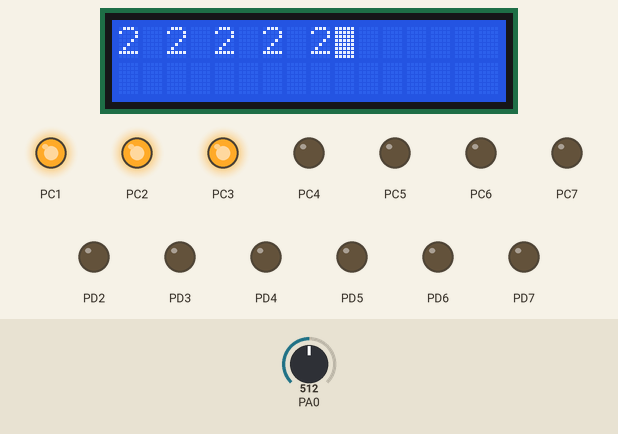
Simulated run of this program. Board: ATmega32, built with avr-gcc and emulated at 16 MHz. On the bench: 16×2 character LCD, output pins drawn as LEDs (lit = HIGH). Wiring (inferred from the signals the program sends): character LCD (HD44780): RS PC0; E PD1; data PB0, PB1, PB2, PB3, PB4, PB5, PB6, PB7. The inputs (shaded band) are chosen by the test bench; at power-on: PA0 = 512. Pins used as bus, display or sensor lines are not drawn.

Above: at 1.2 s.
1.3 s: PA0 set to 400
At 2.8 s:
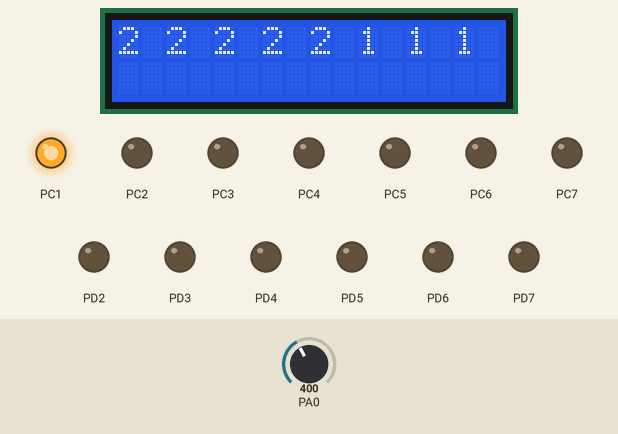
3.1 s: PA0 set to 423
At 3.6 s:
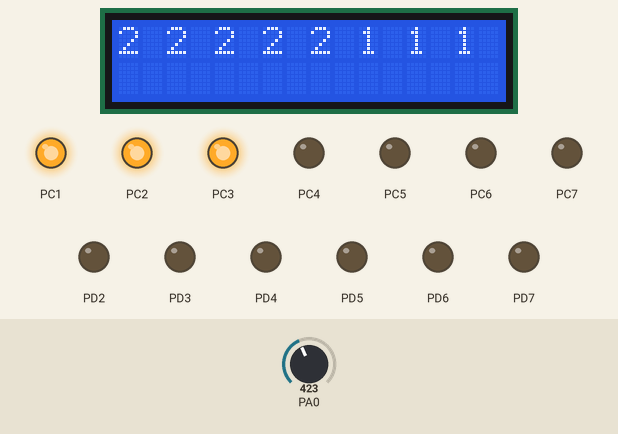
4.6 s: PA0 set to 601
6.1 s: PA0 set to 632
At 7.1 s:
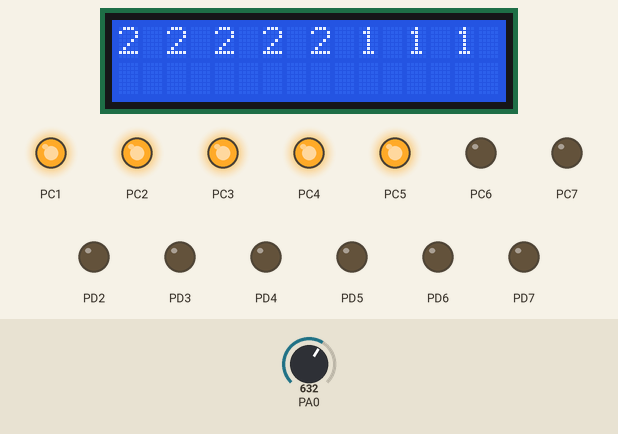
9.1 s: PA0 set to 900
At 10.5 s:
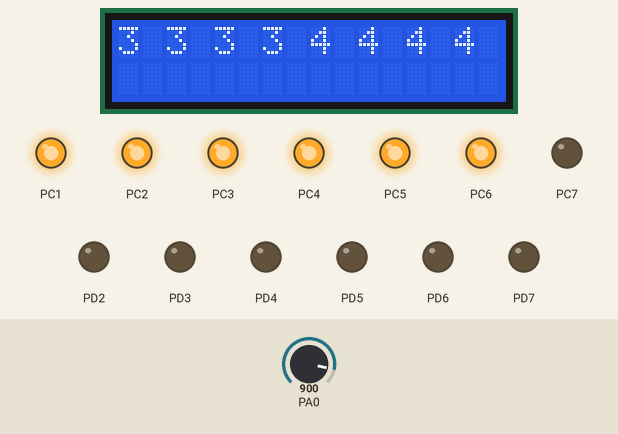
Timing chart, 0 to 11.9 s (numbered marks = the images above; inputs shaded):
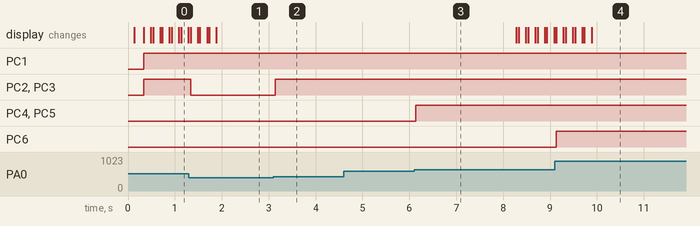

Measured:
- the behaviour switches between 410 and 411 on PA0 (found by bisection; images 1 and 2)
- the behaviour switches between 615 and 616 on PA0 (found by bisection; images 2 and 3)
- after the input at 1.3 s, PC2, PC3: HIGH → LOW at once
- after the input at 3.1 s, PC2, PC3: LOW → HIGH at once
- after the input at 4.6 s, every drawn part: stays the same
- after the input at 6.1 s, PC4, PC5: LOW → HIGH at once
- after the input at 9.1 s, PC6: LOW → HIGH at once

The program:

main.c
```c
/*
 *
 * Created: 24.03.2022 18:25:34
 * Author : Jakub
 */

#define F_CPU 16000000UL
#include <avr/io.h>
#include <util/delay.h>


int main(void)
{
    DDRB=0xFF;
	DDRD=0xFF;
	DDRA=0x00;


		PORTD=0b00000010;
		_delay_ms(100);
		PORTB=0b00110000;
		PORTD=0x00;
		_delay_ms(5);

		PORTD=0b00000010;
		PORTB=0b00110000;
		PORTD=0x00;
		_delay_ms(2);

		PORTD=0b00000010;
		PORTB=0b00110000;
		PORTD=0x00;
		_delay_ms(2);

		PORTD=0b00000010;
		PORTB=0b00111100;
		PORTD=0x00;
		_delay_ms(2);

		PORTD=0b00000010;
		PORTB=0b00001000;
		PORTD=0x00;
		_delay_ms(2);

		PORTD=0b00000010;
		PORTB=0b00000001;
		PORTD=0x00;
		_delay_ms(3);

		PORTD=0b00000010;
		PORTB=0b00000110;
		PORTD=0x00;
		_delay_ms(2);

		PORTD=0b00000010;
		PORTB=0b00001111;
		PORTD=0x00;
		_delay_ms(2);

		/*	PORTD=0b00000011;
		PORTB='t';
		PORTD=0x00;
		_delay_ms(150);

		while (1)

		{

		}
		*/


uint16_t wynik;
	uint8_t a, b,d;

	int c=0;

    DDRA=0x00;
	DDRC=0xFF;
	PORTC=0x00;
	ADCSRA=0b10000000;
	_delay_ms(5);
	ADCSRA=0b10000111;
	_delay_ms(5);
	ADCSRA=0b10100111;
	_delay_ms(5);

	SFIOR=SFIOR&(0<<ADTS0)&(0<<ADTS1)&(0<<ADTS2);
	ADMUX=0b01000000;   // adlar=0
	ADCSRA=ADCSRA|(1<<ADSC);

    while (1)
    {

		a=ADCL;
		//c=~a;
	b=ADCH;
	//d=~b;
	wynik=a+(b<<8);

	if(wynik<200)
	{
		c=0;
		PORTC=0x00;
	}
	if(wynik>206 && wynik<410)
	{
		c=1;
		PORTC=0b00000011;
	}
	if(wynik>410 && wynik<615)
	{
		c=2;
		PORTC=0b00001111;
	}
	if(wynik>615 && wynik<820)
	{
		c=3;
		PORTC=0b00111111;
	}
	if(wynik>820 && wynik<1000)
	{
		c=4;
		PORTC=0b01111111;
	}
	if(wynik>1000)
	{
		c=5;
		PORTC=0xFF;
	}
	PORTD=0b00000011;
		PORTB=c+48;
		PORTD=0x00;
		_delay_ms(150);

	PORTD=0b0000010;
		PORTB=0b00000001;
		PORTD=0x00;
		_delay_ms(50);

		//PORTC=c;
		//_delay_ms(100);


		//PORTC=b;
		//_delay_ms(100);


	}

	}
```
